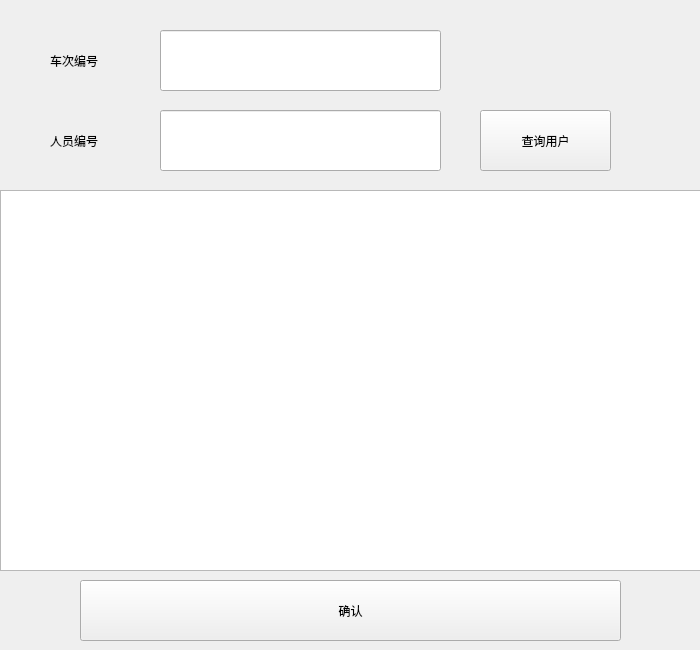
<?xml version="1.0" encoding="UTF-8"?>
<ui version="4.0">
 <class>DevicePolicyDialog</class>
 <widget class="QWidget" name="DevicePolicyDialog">
  <property name="geometry">
   <rect>
    <x>0</x>
    <y>0</y>
    <width>700</width>
    <height>650</height>
   </rect>
  </property>
  <property name="windowTitle">
   <string>Form</string>
  </property>
  <property name="styleSheet">
   <string notr="true"/>
  </property>
  <widget class="QPushButton" name="pushButtonok">
   <property name="geometry">
    <rect>
     <x>80</x>
     <y>580</y>
     <width>541</width>
     <height>61</height>
    </rect>
   </property>
   <property name="text">
    <string>确认</string>
   </property>
  </widget>
  <widget class="QLabel" name="labeldevNoText">
   <property name="geometry">
    <rect>
     <x>50</x>
     <y>30</y>
     <width>81</width>
     <height>61</height>
    </rect>
   </property>
   <property name="styleSheet">
    <string notr="true">font: 14pt &quot;Sans Serif&quot;;</string>
   </property>
   <property name="text">
    <string>车次编号</string>
   </property>
  </widget>
  <widget class="QLabel" name="labelPelNoText">
   <property name="geometry">
    <rect>
     <x>50</x>
     <y>110</y>
     <width>91</width>
     <height>61</height>
    </rect>
   </property>
   <property name="styleSheet">
    <string notr="true">font: 14pt &quot;Sans Serif&quot;;</string>
   </property>
   <property name="text">
    <string>人员编号</string>
   </property>
  </widget>
  <widget class="QLineEdit" name="lineEditdevNo">
   <property name="geometry">
    <rect>
     <x>160</x>
     <y>30</y>
     <width>281</width>
     <height>61</height>
    </rect>
   </property>
   <property name="styleSheet">
    <string notr="true"/>
   </property>
  </widget>
  <widget class="QLineEdit" name="lineEditPelNo">
   <property name="geometry">
    <rect>
     <x>160</x>
     <y>110</y>
     <width>281</width>
     <height>61</height>
    </rect>
   </property>
  </widget>
  <widget class="QPushButton" name="pushButtonsearchUserNo">
   <property name="geometry">
    <rect>
     <x>480</x>
     <y>110</y>
     <width>131</width>
     <height>61</height>
    </rect>
   </property>
   <property name="text">
    <string>查询用户</string>
   </property>
  </widget>
  <widget class="QListWidget" name="listWidget">
   <property name="geometry">
    <rect>
     <x>0</x>
     <y>190</y>
     <width>701</width>
     <height>381</height>
    </rect>
   </property>
   <property name="styleSheet">
    <string notr="true"/>
   </property>
  </widget>
 </widget>
 <resources/>
 <connections/>
</ui>
